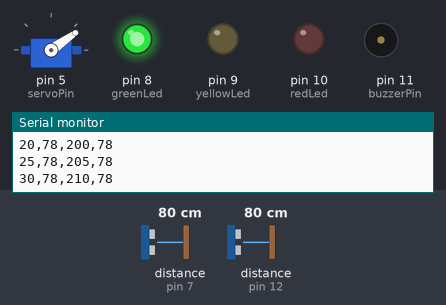
The sketch below on a simulated Arduino Uno, built with avr-gcc and run on an emulated ATmega328P. On the bench: servo, output pins drawn as LEDs (lit = HIGH), buzzer (waves = sounding), the last lines printed to the serial monitor. Wiring (inferred from the names in the program): 2 × ultrasonic range finder: trigger pin 6, echo pin 7 / trigger pin 13, echo pin 12. Dashed ring = blinking. The inputs (shaded band) are chosen by the test bench; at power-on: distance to the obstacle (sensors on pin 7, pin 12) 80 cm. The echo pulse lasts 58.3 µs per cm; pins used as bus, display or sensor lines are not drawn.

Above: at 1.2 s.
1.3 s: distance to the obstacle (sensor on pin 7) set to 54 cm
At 1.79 s:
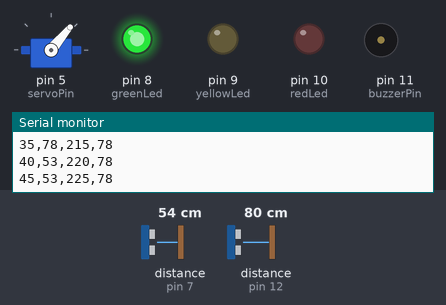
4.3 s: distance to the obstacle (sensor on pin 7) set to 48 cm
At 4.55 s:
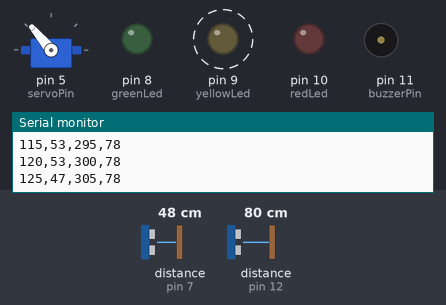
7.3 s: distance to the obstacle (sensor on pin 12) set to 13 cm
10.3 s: distance to the obstacle (sensor on pin 12) set to 10 cm
At 10.4 s:
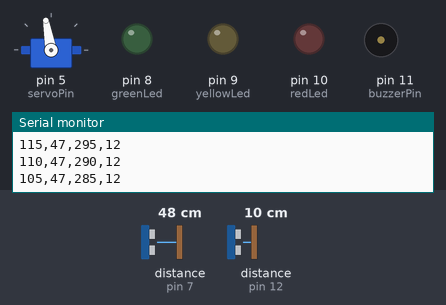
13.3 s: distance to the obstacle (sensor on pin 12) set to 18 cm
At 14.97 s:
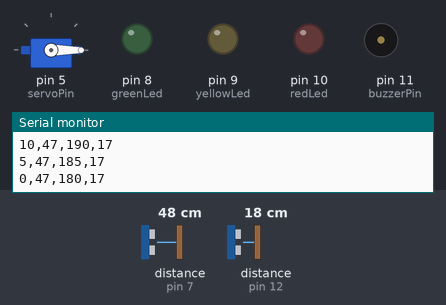
16.3 s: distance to the obstacle (sensor on pin 12) set to 120 cm
Timing chart, 0 to 20.3 s (numbered marks = the images above; inputs shaded):
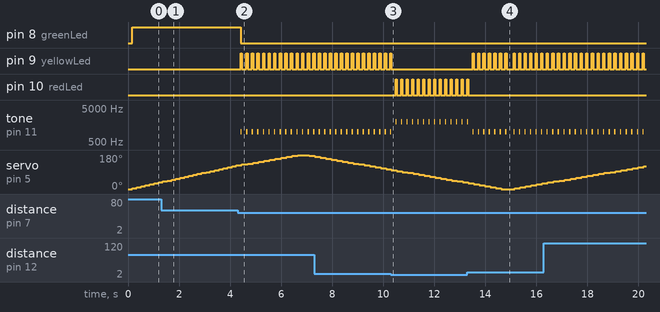

Measured:
- the behaviour switches between 51 and 50 cm on distance to the obstacle (sensor on pin 7) (found by bisection; images 1 and 2)
- the behaviour switches between 12 and 11 cm on distance to the obstacle (sensor on pin 12) (found by bisection; images 2 and 3)
- after the input at 4.3 s, pin 8 (greenLed): HIGH → LOW after 0.12 s; pin 9 (yellowLed): alternates HIGH for 0.05 s and LOW for 0.17 s, starting after 0.12 s; tone on pin 11 (buzzerPin): alternates 1000 Hz for 0.05 s and silent for 0.17 s, starting after 0.12 s
- after the input at 10.3 s, pin 9 (yellowLed): goes on until 10.3 s, then stays LOW; pin 10 (redLed): alternates HIGH for 0.05 s and LOW for 0.16 s, starting after 0.19 s
- after the input at 13.3 s, pin 9 (yellowLed): goes 6 × (HIGH 0.05 s, LOW 0.17 s), HIGH 0.05 s, LOW 0.27 s, 5 × (HIGH 0.05 s, LOW 0.17 s), HIGH 0.05 s, then LOW, starting after 0.20 s; pin 10 (redLed): goes on until 13.3 s, then stays LOW

The sketch:

sketch.ino
```cpp
#include <Servo.h>

Servo mg90sServo;

#define trigPin_1 6
#define trigPin_2 13
#define echoPin_1 7
#define echoPin_2 12
#define greenLed 8
#define yellowLed 9
#define redLed 10
#define buzzerPin 11
#define servoPin 5

void setup() {
  pinMode(trigPin_1, OUTPUT);
  pinMode(trigPin_2, OUTPUT);
  pinMode(echoPin_1, INPUT);
  pinMode(echoPin_2, INPUT);
  pinMode(greenLed, OUTPUT);
  pinMode(yellowLed, OUTPUT);
  pinMode(redLed, OUTPUT);
  pinMode(buzzerPin, OUTPUT);
  mg90sServo.attach(servoPin);
  Serial.begin(9600);
}

void loop() {
  int duration_1, duration_2, distance_1, distance_2;
  int far_distance = 50;
  int near_distance = 10;

  for (int angle = 0; angle <= 180; angle += 5) {
    mg90sServo.write(angle);
    delay(100); // Delay for servo movement
    duration_1 = getDistance(trigPin_1, echoPin_1);
    delay(60);  // Delay to avoid interference
    duration_2 = getDistance(trigPin_2, echoPin_2);

    distance_1 = duration_1 * 0.034 / 2;
    distance_2 = duration_2 * 0.034 / 2;
    Serial.println(String(angle) + "," + distance_1 + "," + (180 + angle) + "," + distance_2);
    updateLEDsAndBuzzer(distance_1, distance_2, far_distance, near_distance);
  }

  for (int angle = 180; angle >= 0; angle -= 5) {
    mg90sServo.write(angle);
    delay(100); // Delay for servo movement
    duration_1 = getDistance(trigPin_1, echoPin_1);
    delay(60);  // Delay to avoid interference
    duration_2 = getDistance(trigPin_2, echoPin_2);

    distance_1 = duration_1 * 0.034 / 2;
    distance_2 = duration_2 * 0.034 / 2;
    Serial.println(String(angle) + "," + distance_1 + "," + (180 + angle) + "," + distance_2);
    updateLEDsAndBuzzer(distance_1, distance_2, far_distance, near_distance);
  }

  delay(100); // Delay for overall loop
}

int getDistance(int trigPin, int echoPin) {
  digitalWrite(trigPin, LOW);
  delayMicroseconds(2);
  digitalWrite(trigPin, HIGH);
  delayMicroseconds(10);
  digitalWrite(trigPin, LOW);
  return pulseIn(echoPin, HIGH);
}

void updateLEDsAndBuzzer(int distance_1, int distance_2, int far_distance, int near_distance) {
  if (distance_1 <= near_distance || distance_2 <= near_distance) {
    digitalWrite(greenLed, LOW);
    digitalWrite(yellowLed, LOW);
    digitalWrite(redLed, HIGH);
    tone(buzzerPin, 2000);
    delay(50);
    noTone(buzzerPin);
    digitalWrite(redLed, LOW);
  } else if (distance_1 >= far_distance &&  distance_2 >= far_distance) {
    digitalWrite(greenLed, HIGH);
    digitalWrite(yellowLed, LOW);
    digitalWrite(redLed, LOW);
    noTone(buzzerPin);
  } else {
    digitalWrite(greenLed, LOW);
    digitalWrite(yellowLed, HIGH);
    digitalWrite(redLed, LOW);
    tone(buzzerPin, 1000);
    delay(50);
    noTone(buzzerPin);
    digitalWrite(yellowLed, LOW);
  }
}
```
